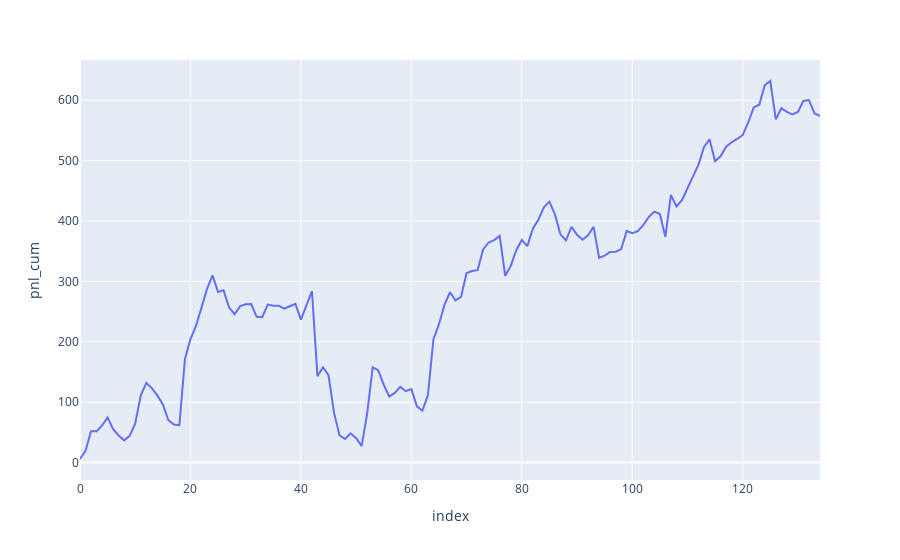

The notebook cell saved with this chart:
### Code cell
import plotly.express as px

fig = px.line(df_exec, x=df_exec.index, y="pnl_cum")
fig.show()

### Figure 1 — Plotly figure (JSON) as saved in the notebook; plotly's stock layout.template omitted (floating-point values rounded to 4 significant figures; data arrays with more than 128 entries replaced by an {"elided": "..."} marker saying what was removed)
{"data": [{"hovertemplate": "index=%{x}<br>pnl_cum=%{y}<extra></extra>", "legendgroup": "", "line": {"color": "#636efa", "dash": "solid"}, "marker": {"symbol": "circle"}, "mode": "lines", "name": "", "orientation": "v", "showlegend": false, "x": {"elided": "135 int values"}, "xaxis": "x", "y": {"elided": "135 float values"}, "yaxis": "y", "type": "scatter"}], "layout": {"xaxis": {"anchor": "y", "domain": [0.0, 1.0], "title": {"text": "index"}}, "yaxis": {"anchor": "x", "domain": [0.0, 1.0], "title": {"text": "pnl_cum"}}, "legend": {"tracegroupgap": 0}, "margin": {"t": 60}}}
